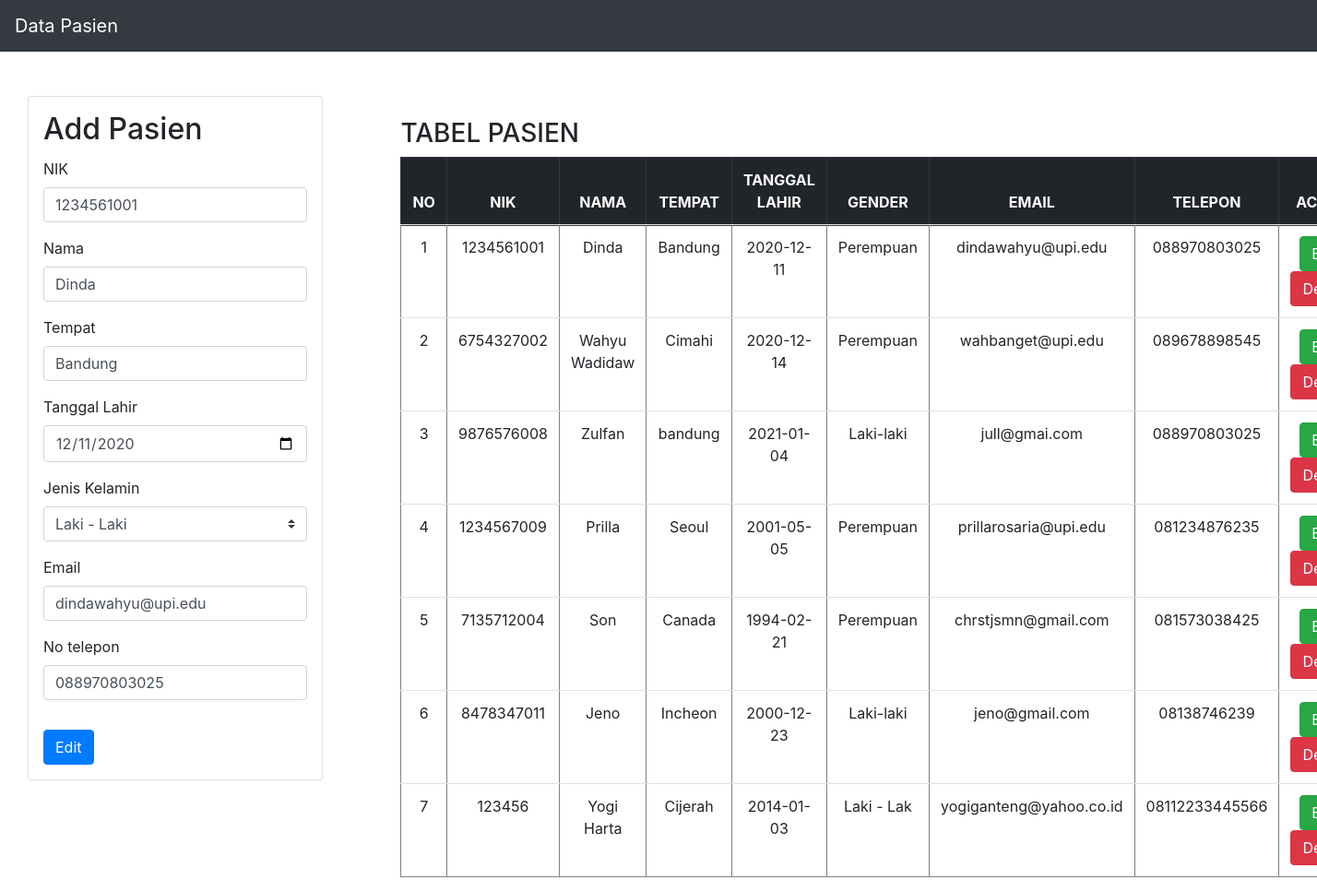
Screenshot of /sourceCode/index.php?editForm&id=1 with the database file from the repository.
### tables this page shows
CREATE TABLE `pasien` (
  `id` int(11) NOT NULL,
  `nik` varchar(100) NOT NULL,
  `nama` varchar(100) NOT NULL,
  `tempat` varchar(100) NOT NULL,
  `tl` varchar(100) NOT NULL,
  `gender` varchar(10) NOT NULL,
  `email` varchar(100) NOT NULL,
  `telp` varchar(100) NOT NULL
);

### sourceCode/presenter/ProsesPasien.php (called while the page is built, shortened)
<?php
class ProsesPasien implements KontrakPresenter
{
	private $tabelpasien;
	private $data = [];
	function __construct()
	{
		try {
			$db_host = "localhost";
			$db_user = "root";
			$db_password = "";
			$db_name = "mvp_01";
			$this->tabelpasien = new TabelPasien($db_host, $db_user, $db_password, $db_name);
			$this->data = array();
		} catch (Exception $e) {
			echo "wiw error" . $e->getMessage();
		}
	}
	function prosesDataPasien()
	{
		try {
			$this->tabelpasien->open();
			$this->tabelpasien->getPasien();
			while ($row = $this->tabelpasien->getResult()) {
				$pasien = new Pasien();
				$this->data[] = $row;
			}
		} catch (Exception $e) {
			echo "wiw error part 2" . $e->getMessage();
		}
	}
	function getId($i)
	{
		return $this->data[$i]['id'];
	}
	function getNik($i)
	{
		return $this->data[$i]['nik'];
	}
	function getNama($i)
	{
		return $this->data[$i]['nama'];
	}
	function getTempat($i)
	{
		return $this->data[$i]['tempat'];
	}
	function getTl($i)
	{
		return $this->data[$i]['tl'];
	}
	function getGender($i)
	{
		return $this->data[$i]['gender'];
	}
	function getEmail($i)
	{
		return $this->data[$i]['email'];
	}
	function getTelp($i)
	{
		return $this->data[$i]['telp'];
	}
	function getIndex($id)
	{
		$this->prosesDataPasien();
		for ($i = 0; $i < $this->getSize(); $i++) {
			if ($id == $this->getId($i)){
				return ($i);
				break;
			}
		}
	}
	function getSize()
	{
		return sizeof($this->data);
	}
}

### sourceCode/model/DB.class.php (called while the page is built, shortened)
<?php
class DB
{
	var $db_host = '';
	var $db_user = '';
	var $db_password = '';
	var $db_name = '';
	var $db_link = '';
	var $result = 0;
	function __construct($db_host = '', $db_user = '', $db_password = '', $db_name = '')
	{
		$this->db_host = $db_host;
		$this->db_user = $db_user;
		$this->db_password = $db_password;
		$this->db_name = $db_name;
	}
	function open()
	{
		$this->db_link = mysqli_connect($this->db_host, $this->db_user, $this->db_password, $this->db_name);
	}
	function execute($query = "")
	{
		$this->result = mysqli_query($this->db_link, $query);
		return $this->result;
	}
	function getResult()
	{
		return mysqli_fetch_array($this->result);
	}
}

### sourceCode/model/TabelPasien.class.php (called while the page is built, shortened)
<?php
class TabelPasien extends DB
{
	function getPasien()
	{
		$query = "SELECT * FROM pasien";
		return $this->execute($query);
	}
}

### sourceCode/view/TampilPasien.php (the view, shortened to what this page needs)
<?php
include("presenter/ProsesPasien.php");
class TampilPasien implements KontrakView
{
	private $prosespasien;
	function __construct()
	{
		$this->prosespasien = new ProsesPasien();
	}
	function tampil($id)
	{
		$this->prosespasien->prosesDataPasien();
		$data = null;
		for ($i = 0; $i < $this->prosespasien->getSize(); $i++) {
			$no = $i + 1;
			$data .= "<tr>
			<td>" . $no . "</td>
			<td>" . $this->prosespasien->getNik($i) . "</td>
			<td>" . $this->prosespasien->getNama($i) . "</td>
			<td>" . $this->prosespasien->getTempat($i) . "</td>
			<td>" . $this->prosespasien->getTl($i) . "</td>
			<td>" . $this->prosespasien->getGender($i) . "</td>
			<td>" . $this->prosespasien->getEmail($i) . "</td>
			<td>" . $this->prosespasien->getTelp($i) . "</td>
			<td> <a href='index.php?editForm&id=" . $this->prosespasien->getId($i) . "'><button type='button' class='btn btn-success'>Edit</button></a>
			<a href='index.php?delete&id=" . $this->prosespasien->getId($i) . "'><button type='button' class='btn btn-danger' >Delete</button></a></td>";
		}
		if ($id == null) {
			$add = '
				<div class="container-fluid d-flex">
				<div class="col-lg-3 col-md-4 col-sm-4 col-4">
					<div class="card p-3 mr-6">
					<h2 class="card-title">Add Pasien</h2>
					<form action="index.php" method="POST">
						<div class="form-row">
						<div class="form-group col">
							<label for="tjudul">NIK</label>
							<input type="text" class="form-control" name="nik" required />
						</div>
						</div>
						<div class="form-row">
						<div class="form-group col">
							<label for="tpenerbit">Nama</label>
							<input type="text" class="form-control" name="nama" required />
						</div>
						</div>
						<div class="form-row">
						<div class="form-group col">
							<label for="tpenerbit">Tempat</label>
							<input type="text" class="form-control" name="tempat" required />
						</div>
						</div>
						<div class="form-row">
						<div class="form-group col">
							<label for="tpenerbit">Tanggal Lahir</label>
							<input type="date" class="form-control" name="ttl" required />
						</div>
						</div>
						<div class="form-row">
						<div class="form-group col">
							<label for="tauthor">Jenis Kelamin</label>
							<select class="custom-select form-control" name="kelamin">
							<option value="Laki - Laki">Laki - Laki</option>
							<option value="Perempuan">Perempuan</option>
							</select>
						</div>
						</div>
						<div class="form-row">
						<div class="form-group col">
							<label for="tpenerbit">Email</label>
							<input type="email" class="form-control" name="email" required />
						</div>
						</div>
						<div class="form-row">
						<div class="form-group col">
							<label for="tpenerbit">No telepon</label>
							<input type="text" class="form-control" name="telp" required />
						</div>
						</div>
						<button type="submit" name="add" class="btn btn-primary mt-3">Add</button>
					</form>
					</div>
				</div>';
		}else{
			$j = $this->prosespasien->getIndex($id);
			$add = '
				<div class="container-fluid d-flex">
				<div class="col-lg-3 col-md-4 col-sm-4 col-4">
					<div class="card p-3 mr-6">
					<h2 class="card-title">Add Pasien</h2>
					<form action="index.php" method="POST">
						<div class="form-row">
						<div class="form-group col">
							<label for="tjudul">NIK</label>
							<input type="hidden" class="form-control" name="id" value = "'. $this->prosespasien->getId($j) . '" required />
							<input type="text" class="form-control" name="nik" value = "'. $this->prosespasien->getNik($j) . '" required />
						</div>
						</div>
						<div class="form-row">
						<div class="form-group col">
							<label for="tpenerbit">Nama</label>
							<input type="text" class="form-control" name="nama" value = "'. $this->prosespasien->getNama($j) . '" required />
						</div>
						</div>
						<div class="form-row">
						<div class="form-group col">
							<label for="tpenerbit">Tempat</label>
							<input type="text" class="form-control" name="tempat" value = "'. $this->prosespasien->getTempat($j) . '"  required />
						</div>
						</div>
						<div class="form-row">
						<div class="form-group col">
							<label for="tpenerbit">Tanggal Lahir</label>
							<input type="date" class="form-control" name="ttl" value = "'. $this->prosespasien->getTl($j) . '"  required />
						</div>
						</div>
						<div class="form-row">
						<div class="form-group col">
							<label for="tauthor">Jenis Kelamin</label>
							<select class="custom-select form-control" name="kelamin"  value = "'. $this->prosespasien->getGender($j) . '" >
							<option value="Laki-laki">Laki - Laki</option>
							<option value="Perempuan">Perempuan</option>
							</select>
						</div>
						</div>
						<div class="form-row">
						<div class="form-group col">
							<label for="tpenerbit">Email</label>
							<input type="email" class="form-control" name="email" value = "'. $this->prosespasien->getEmail($j) . '"  required />
						</div>
						</div>
						<div class="form-row">
						<div class="form-group col">
							<label for="tpenerbit">No telepon</label>
							<input type="text" class="form-control" name="telp" value = "'. $this->prosespasien->getTelp($j) . '"  required />
						</div>
						</div>
						<button type="submit" name="edit" class="btn btn-primary mt-3">Edit</button>
					</form>
					</div>
				</div>';
		}
	}
}

### rows the page displays
pasien: nik "1234561001", nama "Dinda", tempat "Bandung", ttl "12/11/2020", kelamin "Laki - Laki", no "1", tl "2020-12-11", gender "Perempuan", email "dindawahyu@upi.edu", telp "088970803025"
pasien: no "2", nik "6754327002", nama "Wahyu Wadidaw", tempat "Cimahi", tl "2020-12-14", gender "Perempuan", email "wahbanget@upi.edu", telp "089678898545"
pasien: no "3", nik "9876576008", nama "Zulfan", tempat "bandung", tl "2021-01-04", gender "Laki-laki", email "jull@gmai.com", telp "088970803025"
pasien: no "4", nik "1234567009", nama "Prilla", tempat "Seoul", tl "2001-05-05", gender "Perempuan", email "prillarosaria@upi.edu", telp "081234876235"
pasien: no "5", nik "7135712004", nama "Son", tempat "Canada", tl "1994-02-21", gender "Perempuan", email "chrstjsmn@gmail.com", telp "081573038425"
pasien: no "6", nik "8478347011", nama "Jeno", tempat "Incheon", tl "2000-12-23", gender "Laki-laki", email "jeno@gmail.com", telp "08138746239"
pasien: no "7", nik "123456", nama "Yogi Harta", tempat "Cijerah", tl "2014-01-03", gender "Laki - Lak", email "yogiganteng@yahoo.co.id", telp "08112233445566"
